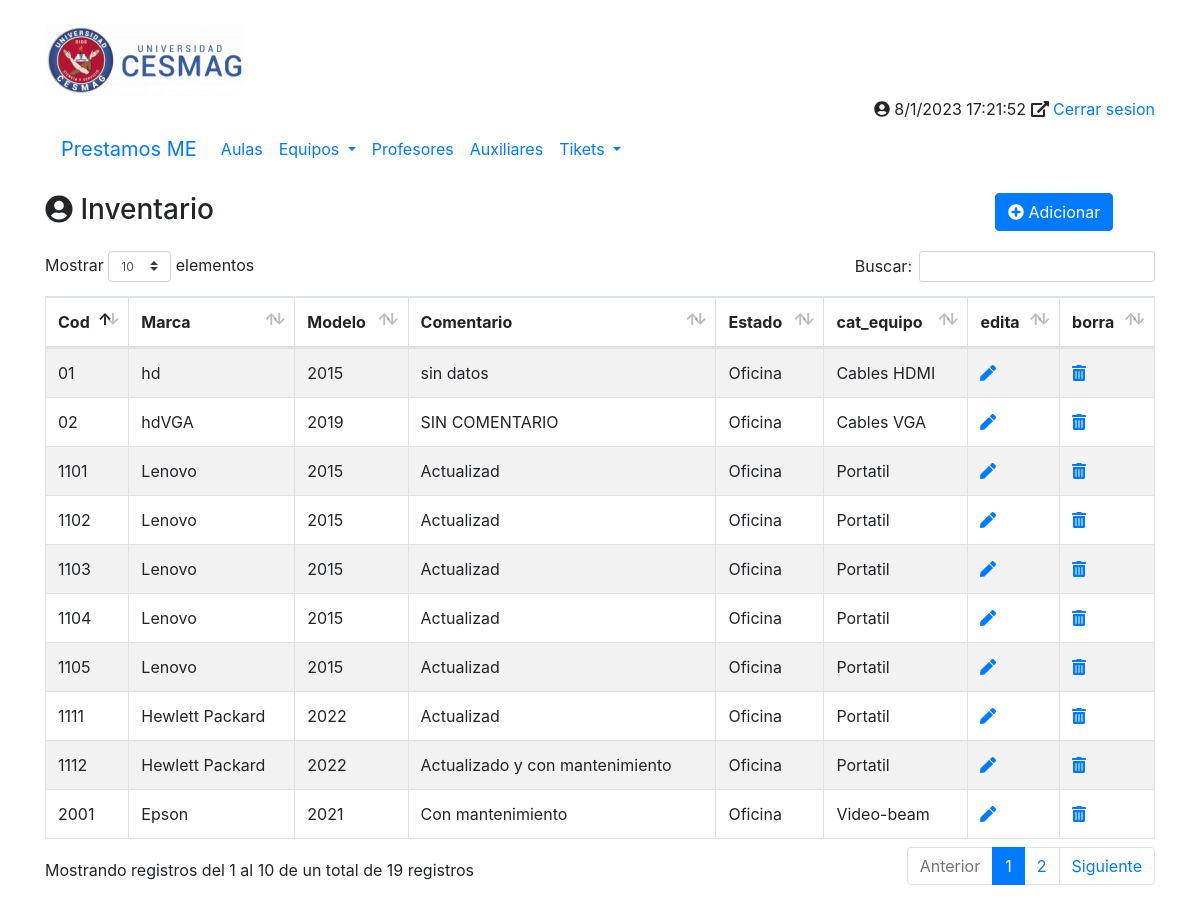
The page /principal.php?opcion=inventario on the database its author committed.
### tables this page shows
CREATE TABLE `tbl_inventario` (
  `codigo` varchar(100) NOT NULL,
  `marca` varchar(100) DEFAULT NULL,
  `modelo` varchar(100) DEFAULT NULL,
  `comentario` varchar(1000) DEFAULT NULL,
  `id_estado` int(100) NOT NULL,
  `cat_equipo` varchar(100) NOT NULL
);

CREATE TABLE `tbl_estados` (
  `id` int(100) NOT NULL,
  `estado` varchar(100) NOT NULL
);

### php/inventario/todos_equipos.php (the view, shortened to what this page needs)
<div class="row my-3">
	<div class="col-10">
		<h3><i class="fa fa-user-circle"></i> Inventario </h3>
	</div>
	<div class="col-2">
		<a href="./principal.php?opcion=inventario-nuevo&accion=ADICIONAR&codigo=0" class="btn btn-primary" title="Crear un nuevo Contacto">
			<i class="fas fa-plus-circle"></i>
			Adicionar
		</a>
	</div>
</div>
<div class="row my-3">
	<div class="col-12">
		<table id="miTabla" class="table table-striped table-bordered table-hover">
			<thead>
				<tr>
					<th>Cod</th>
					<th>Marca</th>
					<th>Modelo</th>
					<th>Comentario</th>
					<th>Estado</th>
					<th>cat_equipo</th>
					<th>edita</th>
					<th>borra</th>
				</tr>
			</thead>
			<tbody>
				<?php
				$conexion = conectarBD();
				$sSQL = "SELECT * ,
					tbl_estados.estado
				FROM
					tbl_inventario
				INNER JOIN tbl_estados ON tbl_inventario.id_estado = tbl_estados.id";
				$datos = $conexion->query($sSQL);
				foreach ($datos as $fila) :
				?>
					<tr>
						<td><?php echo $fila['codigo'];         ?></td>
						<td><?php echo $fila['marca'];     ?></td>
						<td><?php echo $fila['modelo'];  ?></td>
						<td><?php echo $fila['comentario'];   ?></td>
						<td><?php echo $fila['estado'];   ?></td>
						<td><?php echo $fila['cat_equipo'];   ?></td>
						<?php
						echo '<td><a href="./principal.php?opcion=editar-articulo&accion=EDITAR&codigo=' . $fila['codigo'] . '" title="Editar el Articulo"><i class="fas fa-pen"></i></a></td>
						<td><a href="./php/inventario/guardar.php?&accion=ELIMINAR&codigo=' . $fila['codigo'] . '" title="Borrar el Contacto"><i class="fas fa-trash-alt"></i></a></td>';
						?>
					</tr>
				<?php
				endforeach;
				?>
			</tbody>
		</table>
	</div>
</div>

### rows shown on the page
tbl_inventario: codigo "01", marca "hd", modelo "2015", comentario "sin datos", id_estado.estado "Oficina", cat_equipo "Cables HDMI"
tbl_inventario: codigo "02", marca "hdVGA", modelo "2019", comentario "SIN COMENTARIO", id_estado.estado "Oficina", cat_equipo "Cables VGA"
tbl_inventario: codigo "1101", marca "Lenovo", modelo "2015", comentario "Actualizad", id_estado.estado "Oficina", cat_equipo "Portatil"
tbl_inventario: codigo "1102", marca "Lenovo", modelo "2015", comentario "Actualizad", id_estado.estado "Oficina", cat_equipo "Portatil"
tbl_inventario: codigo "1103", marca "Lenovo", modelo "2015", comentario "Actualizad", id_estado.estado "Oficina", cat_equipo "Portatil"
tbl_inventario: codigo "1104", marca "Lenovo", modelo "2015", comentario "Actualizad", id_estado.estado "Oficina", cat_equipo "Portatil"
tbl_inventario: codigo "1105", marca "Lenovo", modelo "2015", comentario "Actualizad", id_estado.estado "Oficina", cat_equipo "Portatil"
tbl_inventario: codigo "1111", marca "Hewlett Packard", modelo "2022", comentario "Actualizad", id_estado.estado "Oficina", cat_equipo "Portatil"
tbl_inventario: codigo "1112", marca "Hewlett Packard", modelo "2022", comentario "Actualizado y con mantenimiento", id_estado.estado "Oficina", cat_equipo "Portatil"
tbl_inventario: codigo "2001", marca "Epson", modelo "2021", comentario "Con mantenimiento", id_estado.estado "Oficina", cat_equipo "Video-beam"
